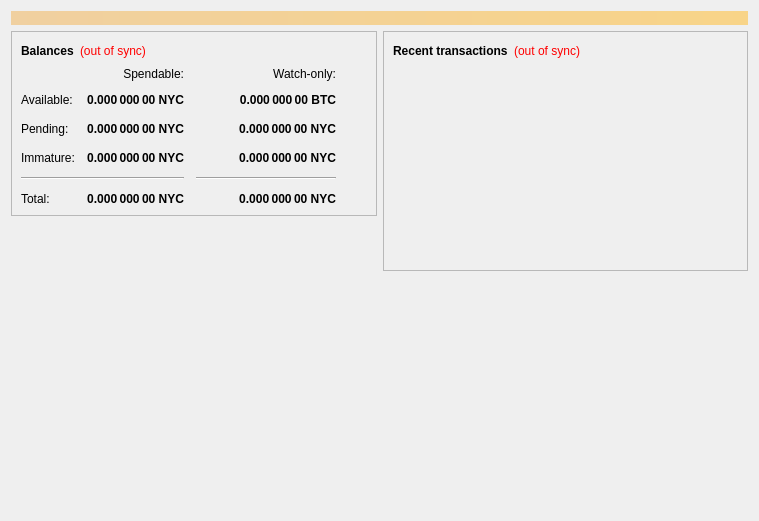
<?xml version="1.0" encoding="UTF-8"?>
<ui version="4.0">
 <class>OverviewPage</class>
 <widget class="QWidget" name="OverviewPage">
  <property name="geometry">
   <rect>
    <x>0</x>
    <y>0</y>
    <width>759</width>
    <height>521</height>
   </rect>
  </property>
  <property name="windowTitle">
   <string>Form</string>
  </property>
  <layout class="QVBoxLayout" name="topLayout">
   <item>
    <widget class="QLabel" name="labelAlerts">
     <property name="visible">
      <bool>false</bool>
     </property>
     <property name="styleSheet">
      <string notr="true">background-color: qlineargradient(x1: 0, y1: 0, x2: 1, y2: 0, stop:0 #F0D0A0, stop:1 #F8D488); color:#000000;</string>
     </property>
     <property name="wordWrap">
      <bool>true</bool>
     </property>
     <property name="margin">
      <number>3</number>
     </property>
    </widget>
   </item>
   <item>
    <layout class="QHBoxLayout" name="horizontalLayout" stretch="1,1">
     <item>
      <layout class="QVBoxLayout" name="verticalLayout_2">
       <item>
        <widget class="QFrame" name="frame">
         <property name="frameShape">
          <enum>QFrame::StyledPanel</enum>
         </property>
         <property name="frameShadow">
          <enum>QFrame::Raised</enum>
         </property>
         <layout class="QVBoxLayout" name="verticalLayout_4">
          <item>
           <layout class="QHBoxLayout" name="horizontalLayout_4">
            <item>
             <widget class="QLabel" name="label_5">
              <property name="font">
               <font>
                <weight>75</weight>
                <bold>true</bold>
               </font>
              </property>
              <property name="text">
               <string>Balances</string>
              </property>
             </widget>
            </item>
            <item>
             <widget class="QLabel" name="labelWalletStatus">
              <property name="cursor">
               <cursorShape>WhatsThisCursor</cursorShape>
              </property>
              <property name="toolTip">
               <string>The displayed information may be out of date. Your wallet automatically synchronizes with the Newyorkcoin network after a connection is established, but this process has not completed yet.</string>
              </property>
              <property name="styleSheet">
               <string notr="true">QLabel { color: red; }</string>
              </property>
              <property name="text">
               <string notr="true">(out of sync)</string>
              </property>
              <property name="alignment">
               <set>Qt::AlignLeading|Qt::AlignLeft|Qt::AlignVCenter</set>
              </property>
             </widget>
            </item>
            <item>
             <spacer name="horizontalSpacer_3">
              <property name="orientation">
               <enum>Qt::Horizontal</enum>
              </property>
              <property name="sizeHint" stdset="0">
               <size>
                <width>40</width>
                <height>20</height>
               </size>
              </property>
             </spacer>
            </item>
           </layout>
          </item>
          <item>
           <layout class="QGridLayout" name="gridLayout">
            <property name="spacing">
             <number>12</number>
            </property>
            <item row="2" column="2">
             <widget class="QLabel" name="labelWatchPending">
              <property name="font">
               <font>
                <weight>75</weight>
                <bold>true</bold>
               </font>
              </property>
              <property name="cursor">
               <cursorShape>IBeamCursor</cursorShape>
              </property>
              <property name="toolTip">
               <string>Unconfirmed transactions to watch-only addresses</string>
              </property>
              <property name="text">
               <string notr="true">0.000 000 00 NYC</string>
              </property>
              <property name="alignment">
               <set>Qt::AlignRight|Qt::AlignTrailing|Qt::AlignVCenter</set>
              </property>
              <property name="textInteractionFlags">
               <set>Qt::LinksAccessibleByMouse|Qt::TextSelectableByKeyboard|Qt::TextSelectableByMouse</set>
              </property>
             </widget>
            </item>
            <item row="2" column="1">
             <widget class="QLabel" name="labelUnconfirmed">
              <property name="font">
               <font>
                <weight>75</weight>
                <bold>true</bold>
               </font>
              </property>
              <property name="cursor">
               <cursorShape>IBeamCursor</cursorShape>
              </property>
              <property name="toolTip">
               <string>Total of transactions that have yet to be confirmed, and do not yet count toward the spendable balance</string>
              </property>
              <property name="text">
               <string notr="true">0.000 000 00 NYC</string>
              </property>
              <property name="alignment">
               <set>Qt::AlignRight|Qt::AlignTrailing|Qt::AlignVCenter</set>
              </property>
              <property name="textInteractionFlags">
               <set>Qt::LinksAccessibleByMouse|Qt::TextSelectableByKeyboard|Qt::TextSelectableByMouse</set>
              </property>
             </widget>
            </item>
            <item row="3" column="2">
             <widget class="QLabel" name="labelWatchImmature">
              <property name="font">
               <font>
                <weight>75</weight>
                <bold>true</bold>
               </font>
              </property>
              <property name="cursor">
               <cursorShape>IBeamCursor</cursorShape>
              </property>
              <property name="toolTip">
               <string>Mined balance in watch-only addresses that has not yet matured</string>
              </property>
              <property name="text">
               <string notr="true">0.000 000 00 NYC</string>
              </property>
              <property name="alignment">
               <set>Qt::AlignRight|Qt::AlignTrailing|Qt::AlignVCenter</set>
              </property>
              <property name="textInteractionFlags">
               <set>Qt::LinksAccessibleByMouse|Qt::TextSelectableByKeyboard|Qt::TextSelectableByMouse</set>
              </property>
             </widget>
            </item>
            <item row="4" column="0" colspan="2">
             <widget class="Line" name="line">
              <property name="orientation">
               <enum>Qt::Horizontal</enum>
              </property>
             </widget>
            </item>
            <item row="4" column="2">
             <widget class="Line" name="lineWatchBalance">
              <property name="sizePolicy">
               <sizepolicy hsizetype="Preferred" vsizetype="Fixed">
                <horstretch>0</horstretch>
                <verstretch>0</verstretch>
               </sizepolicy>
              </property>
              <property name="minimumSize">
               <size>
                <width>140</width>
                <height>0</height>
               </size>
              </property>
              <property name="orientation">
               <enum>Qt::Horizontal</enum>
              </property>
             </widget>
            </item>
            <item row="5" column="0">
             <widget class="QLabel" name="labelTotalText">
              <property name="text">
               <string>Total:</string>
              </property>
             </widget>
            </item>
            <item row="3" column="1">
             <widget class="QLabel" name="labelImmature">
              <property name="font">
               <font>
                <weight>75</weight>
                <bold>true</bold>
               </font>
              </property>
              <property name="cursor">
               <cursorShape>IBeamCursor</cursorShape>
              </property>
              <property name="toolTip">
               <string>Mined balance that has not yet matured</string>
              </property>
              <property name="text">
               <string notr="true">0.000 000 00 NYC</string>
              </property>
              <property name="alignment">
               <set>Qt::AlignRight|Qt::AlignTrailing|Qt::AlignVCenter</set>
              </property>
              <property name="textInteractionFlags">
               <set>Qt::LinksAccessibleByMouse|Qt::TextSelectableByKeyboard|Qt::TextSelectableByMouse</set>
              </property>
             </widget>
            </item>
            <item row="2" column="3">
             <spacer name="horizontalSpacer_2">
              <property name="orientation">
               <enum>Qt::Horizontal</enum>
              </property>
              <property name="sizeHint" stdset="0">
               <size>
                <width>40</width>
                <height>20</height>
               </size>
              </property>
             </spacer>
            </item>
            <item row="3" column="0">
             <widget class="QLabel" name="labelImmatureText">
              <property name="text">
               <string>Immature:</string>
              </property>
             </widget>
            </item>
            <item row="5" column="1">
             <widget class="QLabel" name="labelTotal">
              <property name="font">
               <font>
                <weight>75</weight>
                <bold>true</bold>
               </font>
              </property>
              <property name="cursor">
               <cursorShape>IBeamCursor</cursorShape>
              </property>
              <property name="toolTip">
               <string>Your current total balance</string>
              </property>
              <property name="text">
               <string notr="true">0.000 000 00 NYC</string>
              </property>
              <property name="alignment">
               <set>Qt::AlignRight|Qt::AlignTrailing|Qt::AlignVCenter</set>
              </property>
              <property name="textInteractionFlags">
               <set>Qt::LinksAccessibleByMouse|Qt::TextSelectableByKeyboard|Qt::TextSelectableByMouse</set>
              </property>
             </widget>
            </item>
            <item row="5" column="2">
             <widget class="QLabel" name="labelWatchTotal">
              <property name="font">
               <font>
                <weight>75</weight>
                <bold>true</bold>
               </font>
              </property>
              <property name="cursor">
               <cursorShape>IBeamCursor</cursorShape>
              </property>
              <property name="toolTip">
               <string>Current total balance in watch-only addresses</string>
              </property>
              <property name="text">
               <string notr="true">0.000 000 00 NYC</string>
              </property>
              <property name="alignment">
               <set>Qt::AlignRight|Qt::AlignTrailing|Qt::AlignVCenter</set>
              </property>
              <property name="textInteractionFlags">
               <set>Qt::LinksAccessibleByMouse|Qt::TextSelectableByKeyboard|Qt::TextSelectableByMouse</set>
              </property>
             </widget>
            </item>
            <item row="0" column="2">
             <widget class="QLabel" name="labelWatchonly">
              <property name="text">
               <string>Watch-only:</string>
              </property>
              <property name="alignment">
               <set>Qt::AlignRight|Qt::AlignTrailing|Qt::AlignVCenter</set>
              </property>
             </widget>
            </item>
            <item row="1" column="0">
             <widget class="QLabel" name="labelBalanceText">
              <property name="text">
               <string>Available:</string>
              </property>
             </widget>
            </item>
            <item row="1" column="1">
             <widget class="QLabel" name="labelBalance">
              <property name="font">
               <font>
                <weight>75</weight>
                <bold>true</bold>
               </font>
              </property>
              <property name="cursor">
               <cursorShape>IBeamCursor</cursorShape>
              </property>
              <property name="toolTip">
               <string>Your current spendable balance</string>
              </property>
              <property name="text">
               <string notr="true">0.000 000 00 NYC</string>
              </property>
              <property name="alignment">
               <set>Qt::AlignRight|Qt::AlignTrailing|Qt::AlignVCenter</set>
              </property>
              <property name="textInteractionFlags">
               <set>Qt::LinksAccessibleByMouse|Qt::TextSelectableByKeyboard|Qt::TextSelectableByMouse</set>
              </property>
             </widget>
            </item>
            <item row="1" column="2">
             <widget class="QLabel" name="labelWatchAvailable">
              <property name="font">
               <font>
                <weight>75</weight>
                <bold>true</bold>
               </font>
              </property>
              <property name="cursor">
               <cursorShape>IBeamCursor</cursorShape>
              </property>
              <property name="toolTip">
               <string>Your current balance in watch-only addresses</string>
              </property>
              <property name="text">
               <string notr="true">0.000 000 00 BTC</string>
              </property>
              <property name="alignment">
               <set>Qt::AlignRight|Qt::AlignTrailing|Qt::AlignVCenter</set>
              </property>
              <property name="textInteractionFlags">
               <set>Qt::LinksAccessibleByMouse|Qt::TextSelectableByKeyboard|Qt::TextSelectableByMouse</set>
              </property>
             </widget>
            </item>
            <item row="2" column="0">
             <widget class="QLabel" name="labelPendingText">
              <property name="text">
               <string>Pending:</string>
              </property>
             </widget>
            </item>
            <item row="0" column="1">
             <widget class="QLabel" name="labelSpendable">
              <property name="text">
               <string>Spendable:</string>
              </property>
              <property name="alignment">
               <set>Qt::AlignRight|Qt::AlignTrailing|Qt::AlignVCenter</set>
              </property>
             </widget>
            </item>
           </layout>
          </item>
         </layout>
        </widget>
       </item>
       <item>
        <spacer name="verticalSpacer">
         <property name="orientation">
          <enum>Qt::Vertical</enum>
         </property>
         <property name="sizeHint" stdset="0">
          <size>
           <width>20</width>
           <height>40</height>
          </size>
         </property>
        </spacer>
       </item>
       <item>
        <widget class="QLabel" name="label">
         <property name="text">
          <string/>
         </property>
         <property name="pixmap">
          <pixmap resource="../bitcoin.qrc">:/icons/bitcoin</pixmap>
         </property>
         <property name="scaledContents">
          <bool>false</bool>
         </property>
         <property name="alignment">
          <set>Qt::AlignBottom|Qt::AlignLeading|Qt::AlignLeft</set>
         </property>
        </widget>
       </item>
      </layout>
     </item>
     <item>
      <layout class="QVBoxLayout" name="verticalLayout_3">
       <item>
        <widget class="QFrame" name="frame_2">
         <property name="frameShape">
          <enum>QFrame::StyledPanel</enum>
         </property>
         <property name="frameShadow">
          <enum>QFrame::Raised</enum>
         </property>
         <layout class="QVBoxLayout" name="verticalLayout">
          <item>
           <layout class="QHBoxLayout" name="horizontalLayout_2">
            <item>
             <widget class="QLabel" name="label_4">
              <property name="font">
               <font>
                <weight>75</weight>
                <bold>true</bold>
               </font>
              </property>
              <property name="text">
               <string>Recent transactions</string>
              </property>
             </widget>
            </item>
            <item>
             <widget class="QLabel" name="labelTransactionsStatus">
              <property name="cursor">
               <cursorShape>WhatsThisCursor</cursorShape>
              </property>
              <property name="toolTip">
               <string>The displayed information may be out of date. Your wallet automatically synchronizes with the Newyorkcoin network after a connection is established, but this process has not completed yet.</string>
              </property>
              <property name="styleSheet">
               <string notr="true">QLabel { color: red; }</string>
              </property>
              <property name="text">
               <string notr="true">(out of sync)</string>
              </property>
              <property name="alignment">
               <set>Qt::AlignRight|Qt::AlignTrailing|Qt::AlignVCenter</set>
              </property>
             </widget>
            </item>
            <item>
             <spacer name="horizontalSpacer">
              <property name="orientation">
               <enum>Qt::Horizontal</enum>
              </property>
              <property name="sizeHint" stdset="0">
               <size>
                <width>40</width>
                <height>20</height>
               </size>
              </property>
             </spacer>
            </item>
           </layout>
          </item>
          <item>
           <widget class="QListView" name="listTransactions">
            <property name="styleSheet">
             <string notr="true">QListView { background: transparent; }</string>
            </property>
            <property name="frameShape">
             <enum>QFrame::NoFrame</enum>
            </property>
            <property name="verticalScrollBarPolicy">
             <enum>Qt::ScrollBarAlwaysOff</enum>
            </property>
            <property name="horizontalScrollBarPolicy">
             <enum>Qt::ScrollBarAlwaysOff</enum>
            </property>
            <property name="selectionMode">
             <enum>QAbstractItemView::NoSelection</enum>
            </property>
           </widget>
          </item>
         </layout>
        </widget>
       </item>
       <item>
        <spacer name="verticalSpacer_2">
         <property name="orientation">
          <enum>Qt::Vertical</enum>
         </property>
         <property name="sizeHint" stdset="0">
          <size>
           <width>20</width>
           <height>40</height>
          </size>
         </property>
        </spacer>
       </item>
      </layout>
     </item>
    </layout>
   </item>
  </layout>
 </widget>
 <resources>
  <include location="../bitcoin.qrc"/>
 </resources>
 <connections/>
</ui>
